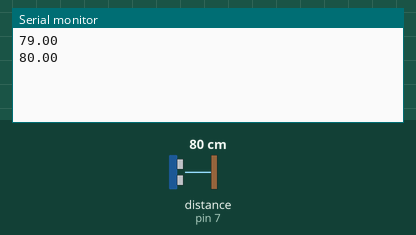
The sketch below on a simulated Arduino Uno, built with avr-gcc and run on an emulated ATmega328P. On the bench: the last lines printed to the serial monitor. Wiring (inferred from the names in the program): ultrasonic range finder: trigger pin 5; echo pin 7. Inputs (shaded band) come from the test bench; at power-on: distance to the obstacle (sensor on pin 7) 80 cm. The echo pulse lasts 58.3 µs per cm.

Above: at 1.8 s.
1.9 s: distance to the obstacle (sensor on pin 7) set to 2 cm
At 2.5 s:
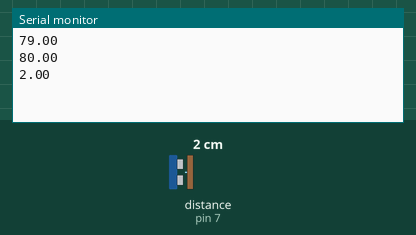
3.4 s: distance to the obstacle (sensor on pin 7) set to 4 cm
At 4.8 s:
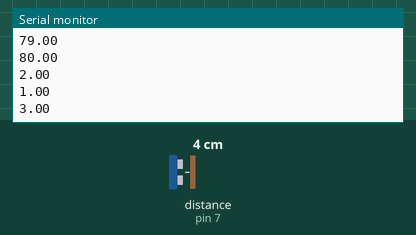
Timing chart, 0 to 6.4 s (numbered marks = the images above; inputs shaded):
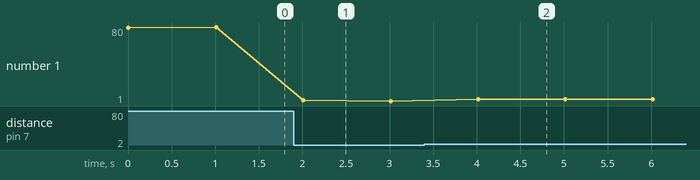

Measured:
- after the input at 1.9 s, the serial monitor: prints a new line after 0.11 s (image 1)
- after the input at 3.4 s, the serial monitor: prints a new line after 0.61 s (image 2)
- plotted number 1: 80 → 1 after the input at 1.9 s, 1 → 3 after the input at 3.4 s

The sketch:

distancia.ino
```cpp
#include <math.h>

int trigger = 5;
int echo = 7;
double duration;
double distance;
float maxRange = 500.00;
float setRange = 200.00;
float minRange = 0;
float _current=0;

void setup() {
  // put your setup code here, to run once:
Serial.begin (9600);
 pinMode(trigger, OUTPUT);
 pinMode(echo, INPUT);


}

void loop() {
  // put your main code here, to run repeatedly:
digitalWrite(trigger, LOW);
delayMicroseconds(2);

digitalWrite(trigger, HIGH);
delayMicroseconds(15);

digitalWrite(trigger, LOW);


duration = pulseIn(echo, HIGH);


 //Calculate the distance (in cm) based on the speed of sound.
 distance =  floor(duration/58.2);
 distance = float(constrain(distance,0,250));

 if (distance < maxRange) {
   //int percent = map(distance,minRange,maxRange,0,500) ;
   if (distance > maxRange || distance < 1) {Serial.println("");} else {
    Serial.println (distance);
    }


}

 delay(1000);
}
```
